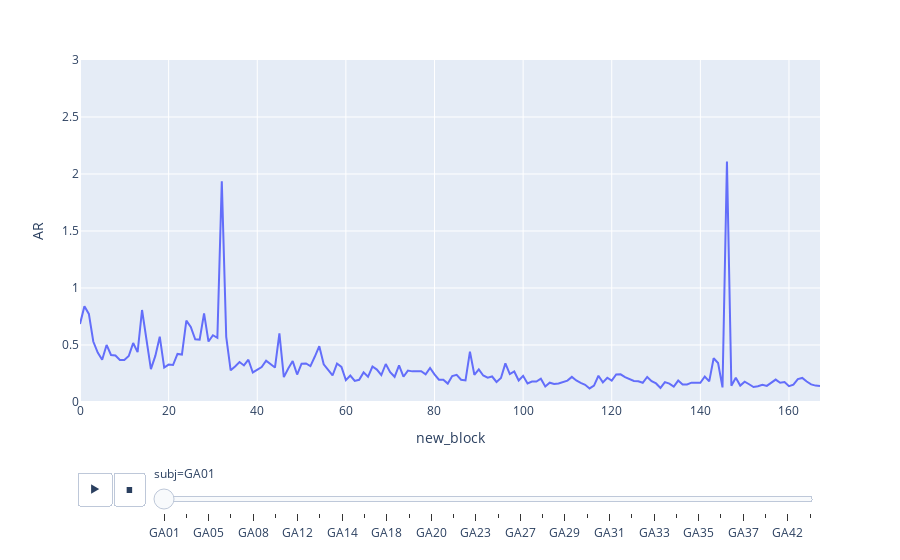

Notebook code for this chart:
### Code cell
px.line(dat_test,x='new_block',y='AR',animation_frame='subj',range_y=[0,3])

### Figure 1 — Plotly figure (JSON) as saved in the notebook; plotly's stock layout.template omitted (floating-point values rounded to 4 significant figures; data arrays with more than 128 entries replaced by an {"elided": "..."} marker saying what was removed)
{"data": [{"hovertemplate": "subj=GA01<br>new_block=%{x}<br>AR=%{y}<extra></extra>", "legendgroup": "", "line": {"color": "#636efa", "dash": "solid"}, "mode": "lines", "name": "", "orientation": "v", "showlegend": false, "type": "scatter", "x": {"elided": "168 int values"}, "xaxis": "x", "y": {"elided": "168 float values"}, "yaxis": "y"}], "layout": {"legend": {"tracegroupgap": 0}, "margin": {"t": 60}, "sliders": [{"active": 0, "currentvalue": {"prefix": "subj="}, "len": 0.9, "pad": {"b": 10, "t": 60}, "steps": [{"args": [["GA01"], {"frame": {"duration": 0, "redraw": false}, "fromcurrent": true, "mode": "immediate", "transition": {"duration": 0, "easing": "linear"}}], "label": "GA01", "method": "animate"}, {"args": [["GA02"], {"frame": {"duration": 0, "redraw": false}, "fromcurrent": true, "mode": "immediate", "transition": {"duration": 0, "easing": "linear"}}], "label": "GA02", "method": "animate"}, {"args": [["GA05"], {"frame": {"duration": 0, "redraw": false}, "fromcurrent": true, "mode": "immediate", "transition": {"duration": 0, "easing": "linear"}}], "label": "GA05", "method": "animate"}, {"args": [["GA07"], {"frame": {"duration": 0, "redraw": false}, "fromcurrent": true, "mode": "immediate", "transition": {"duration": 0, "easing": "linear"}}], "label": "GA07", "method": "animate"}, {"args": [["GA08"], {"frame": {"duration": 0, "redraw": false}, "fromcurrent": true, "mode": "immediate", "transition": {"duration": 0, "easing": "linear"}}], "label": "GA08", "method": "animate"}, {"args": [["GA11"], {"frame": {"duration": 0, "redraw": false}, "fromcurrent": true, "mode": "immediate", "transition": {"duration": 0, "easing": "linear"}}], "label": "GA11", "method": "animate"}, {"args": [["GA12"], {"frame": {"duration": 0, "redraw": false}, "fromcurrent": true, "mode": "immediate", "transition": {"duration": 0, "easing": "linear"}}], "label": "GA12", "method": "animate"}, {"args": [["GA13"], {"frame": {"duration": 0, "redraw": false}, "fromcurrent": true, "mode": "immediate", "transition": {"duration": 0, "easing": "linear"}}], "label": "GA13", "method": "animate"}, {"args": [["GA14"], {"frame": {"duration": 0, "redraw": false}, "fromcurrent": true, "mode": "immediate", "transition": {"duration": 0, "easing": "linear"}}], "label": "GA14", "method": "animate"}, {"args": [["GA15"], {"frame": {"duration": 0, "redraw": false}, "fromcurrent": true, "mode": "immediate", "transition": {"duration": 0, "easing": "linear"}}], "label": "GA15", "method": "animate"}, {"args": [["GA18"], {"frame": {"duration": 0, "redraw": false}, "fromcurrent": true, "mode": "immediate", "transition": {"duration": 0, "easing": "linear"}}], "label": "GA18", "method": "animate"}, {"args": [["GA19"], {"frame": {"duration": 0, "redraw": false}, "fromcurrent": true, "mode": "immediate", "transition": {"duration": 0, "easing": "linear"}}], "label": "GA19", "method": "animate"}, {"args": [["GA20"], {"frame": {"duration": 0, "redraw": false}, "fromcurrent": true, "mode": "immediate", "transition": {"duration": 0, "easing": "linear"}}], "label": "GA20", "method": "animate"}, {"args": [["GA21"], {"frame": {"duration": 0, "redraw": false}, "fromcurrent": true, "mode": "immediate", "transition": {"duration": 0, "easing": "linear"}}], "label": "GA21", "method": "animate"}, {"args": [["GA23"], {"frame": {"duration": 0, "redraw": false}, "fromcurrent": true, "mode": "immediate", "transition": {"duration": 0, "easing": "linear"}}], "label": "GA23", "method": "animate"}, {"args": [["GA26"], {"frame": {"duration": 0, "redraw": false}, "fromcurrent": true, "mode": "immediate", "transition": {"duration": 0, "easing": "linear"}}], "label": "GA26", "method": "animate"}, {"args": [["GA27"], {"frame": {"duration": 0, "redraw": false}, "fromcurrent": true, "mode": "immediate", "transition": {"duration": 0, "easing": "linear"}}], "label": "GA27", "method": "animate"}, {"args": [["GA28"], {"frame": {"duration": 0, "redraw": false}, "fromcurrent": true, "mode": "immediate", "transition": {"duration": 0, "easing": "linear"}}], "label": "GA28", "method": "animate"}, {"args": [["GA29"], {"frame": {"duration": 0, "redraw": false}, "fromcurrent": true, "mode": "immediate", "transition": {"duration": 0, "easing": "linear"}}], "label": "GA29", "method": "animate"}, {"args": [["GA30"], {"frame": {"duration": 0, "redraw": false}, "fromcurrent": true, "mode": "immediate", "transition": {"duration": 0, "easing": "linear"}}], "label": "GA30", "method": "animate"}, {"args": [["GA31"], {"frame": {"duration": 0, "redraw": false}, "fromcurrent": true, "mode": "immediate", "transition": {"duration": 0, "easing": "linear"}}], "label": "GA31", "method": "animate"}, {"args": [["GA32"], {"frame": {"duration": 0, "redraw": false}, "fromcurrent": true, "mode": "immediate", "transition": {"duration": 0, "easing": "linear"}}], "label": "GA32", "method": "animate"}, {"args": [["GA33"], {"frame": {"duration": 0, "redraw": false}, "fromcurrent": true, "mode": "immediate", "transition": {"duration": 0, "easing": "linear"}}], "label": "GA33", "method": "animate"}, {"args": [["GA34"], {"frame": {"duration": 0, "redraw": false}, "fromcurrent": true, "mode": "immediate", "transition": {"duration": 0, "easing": "linear"}}], "label": "GA34", "method": "animate"}, {"args": [["GA35"], {"frame": {"duration": 0, "redraw": false}, "fromcurrent": true, "mode": "immediate", "transition": {"duration": 0, "easing": "linear"}}], "label": "GA35", "method": "animate"}, {"args": [["GA36"], {"frame": {"duration": 0, "redraw": false}, "fromcurrent": true, "mode": "immediate", "transition": {"duration": 0, "easing": "linear"}}], "label": "GA36", "method": "animate"}, {"args": [["GA37"], {"frame": {"duration": 0, "redraw": false}, "fromcurrent": true, "mode": "immediate", "transition": {"duration": 0, "easing": "linear"}}], "label": "GA37", "method": "animate"}, {"args": [["GA38"], {"frame": {"duration": 0, "redraw": false}, "fromcurrent": true, "mode": "immediate", "transition": {"duration": 0, "easing": "linear"}}], "label": "GA38", "method": "animate"}, {"args": [["GA42"], {"frame": {"duration": 0, "redraw": false}, "fromcurrent": true, "mode": "immediate", "transition": {"duration": 0, "easing": "linear"}}], "label": "GA42", "method": "animate"}, {"args": [["GA44"], {"frame": {"duration": 0, "redraw": false}, "fromcurrent": true, "mode": "immediate", "transition": {"duration": 0, "easing": "linear"}}], "label": "GA44", "method": "animate"}], "x": 0.1, "xanchor": "left", "y": 0, "yanchor": "top"}], "updatemenus": [{"buttons": [{"args": [null, {"frame": {"duration": 500, "redraw": false}, "fromcurrent": true, "mode": "immediate", "transition": {"duration": 500, "easing": "linear"}}], "label": "&#9654;", "method": "animate"}, {"args": [[null], {"frame": {"duration": 0, "redraw": false}, "fromcurrent": true, "mode": "immediate", "transition": {"duration": 0, "easing": "linear"}}], "label": "&#9724;", "method": "animate"}], "direction": "left", "pad": {"r": 10, "t": 70}, "showactive": false, "type": "buttons", "x": 0.1, "xanchor": "right", "y": 0, "yanchor": "top"}], "xaxis": {"anchor": "y", "domain": [0, 1], "title": {"text": "new_block"}}, "yaxis": {"anchor": "x", "domain": [0, 1], "range": [0, 3], "title": {"text": "AR"}}}}
